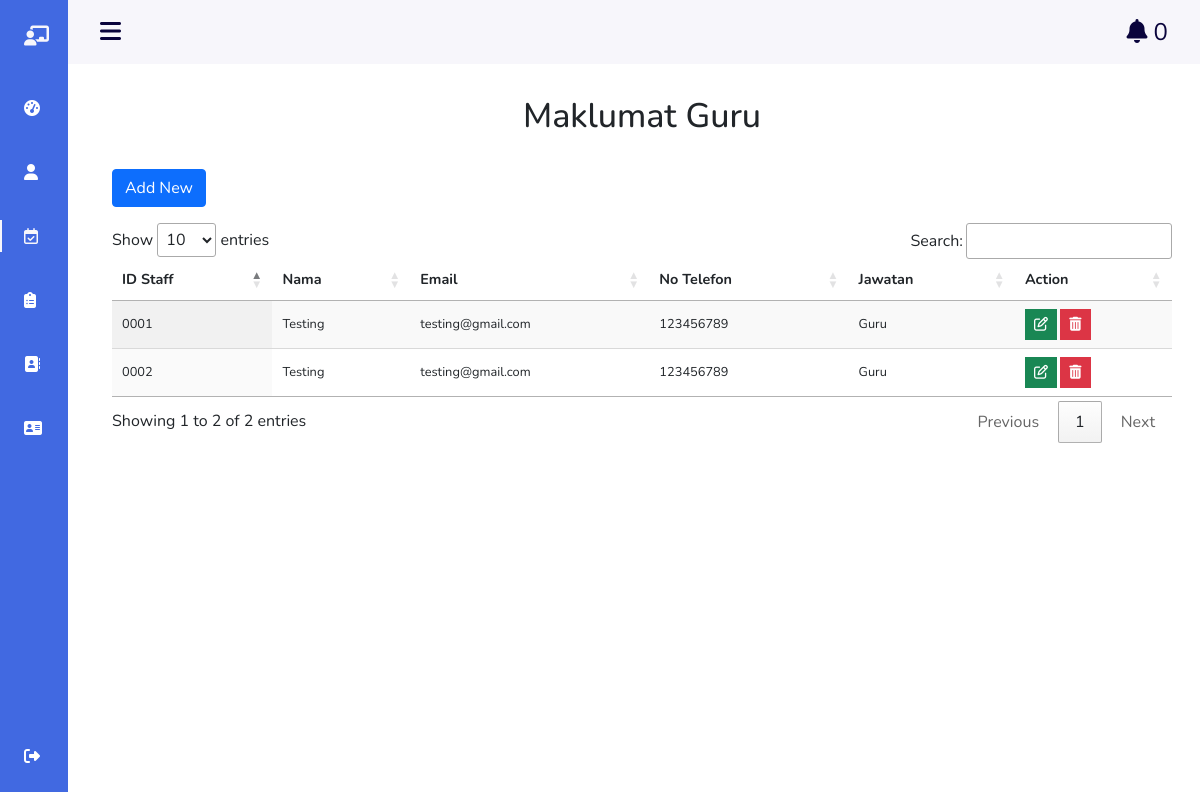
The app's page /Admin/Maklumatguru.php with its own data.
### tables this page shows
CREATE TABLE IF NOT EXISTS `profile` (
  `id` int(11) NOT NULL AUTO_INCREMENT,
  `users_id` int(11) DEFAULT NULL,
  `name` varchar(255) NOT NULL,
  `email` varchar(75) NOT NULL,
  `phone` int(11) NOT NULL,
  `nama_tadika` varchar(50) DEFAULT NULL,
  `no_tadika` varchar(50) DEFAULT NULL,
  `jawatan` varchar(50) DEFAULT NULL,
  `alamat` varchar(50) DEFAULT NULL,
  PRIMARY KEY (`id`)
);

### Admin/Maklumatguru.php (the view, shortened to what this page needs)
<?php
$username="root";
$password="";
$hostname = "localhost";
$dbhandle = mysqli_connect($hostname, $username, $password)
or die("Unable to connect to MySQL");
$result = mysqli_query($dbhandle, "SELECT * FROM profile WHERE jawatan ='GURU'");
$value = mysqli_fetch_all($result);
$newStud = mysqli_query ($dbhandle, "SELECT * FROM students WHERE status = 'processing'");
$ttlStudent = mysqli_num_rows($newStud);
?>
<!DOCTYPE html>
<html lang="en">
    <head>
        <link rel="stylesheet" href="<?php echo 'http://'.$_SERVER['SERVER_NAME'] ?>/kindergarten-system/src/text.css">
        <link rel="stylesheet" href="https://cdn.jsdelivr.net/gh/lykmapipo/themify-icons@0.1.2/css/themify-icons.css">
        <link href="https://cdn.jsdelivr.net/npm/bootstrap@5.0.0-beta3/dist/css/bootstrap.min.css" rel="stylesheet">
        <link rel="stylesheet" href="<?php echo 'http://'.$_SERVER['SERVER_NAME'] ?>/kindergarten-system/src/text.css">
        <link rel="stylesheet" type="text/css" href="https://cdn.datatables.net/1.10.24/css/jquery.dataTables.css">
        <link rel="stylesheet" href="https://cdn.jsdelivr.net/gh/lykmapipo/themify-icons@0.1.2/css/themify-icons.css">
    </head>
<body id="body-pd">
    <header class="header" id="header">
            <div class="header__toggle">
                <i class="fas fa-bars" id="header-toggle"></i>
			</div>
            <div class="header__toggle notification_toggle">
              <i class="fas fa-bell" id="header-notification"></i>
              <?= $ttlStudent ?>
            </div>
        </header>
<div class="l-navbar" id="nav-bar">
            <nav class="nav">
                <div>
                    <a href="#" class="nav__logo">
                        <i class="fas fa-chalkboard-teacher nav__logo-icon"></i>
                    </a>
                    <div class="nav__list">
                        <a href="user.php" class="nav__link">
                        <i class="fas fa-tachometer-alt"></i>
                        </a>
                        <a href="Adminprofile.php" class="nav__link">
                        <i class="fas fa-user"></i>
                        </a>
                        <a href="Maklumatguru.php" class="nav__link active">
                            <i class="far fa-calendar-check"></i>
                        </a>
                        <div class="nav__link dropdown-btn">
                            <i class="fas fa-clipboard-list"></i>
                        </div>
                        <a href="status pendaftaran.php" class="nav__link">
                            <i class="fas fa-address-book"></i>
                        </a>
                    </div>
                    <a href="maklumat murid.php" class="nav__link">
                            <i class="fas fa-address-card"></i>
                        </a>
                </div>
                <a href="logout.php" class="nav__link">
                    <i class="fas fa-sign-out-alt"></i>
                </a>
            </nav>
        </div>
        <h1>Maklumat Guru</h1>
            <br>
        <div class="container">
            <div class="row clearfix">
            	<div class="col-md-12 table-responsive">
                    <p>
                      <a class="btn btn-primary" data-bs-toggle="collapse" href="#collapseExample" role="button" aria-expanded="false" aria-controls="collapseExample">
                        Add New
                      </a>
                    </p>
                    <table id="table_id" class="display">
                        <thead>
                            <tr>
                                <th>ID Staff</th>
                                <th>Nama</th>
                                <th>Email</th>
                                <th>No Telefon</th>
                                <th>Jawatan</th>
                                <th>Action</th>
                            </tr>
                        </thead>
                        <tbody>
                            <?php
                                foreach($value as $data){
                                    if($data[1] == ''){
                                      $staffID = str_pad($data[0], 4, '0', STR_PAD_RIGHT);
                                    } else{
                                      $staffID = str_pad($data[1], 4, '0', STR_PAD_LEFT);
                                    }
                                    echo "<tr>";
                                    echo "<td>".$staffID."</td>";
                                    echo "<td>".$data[2]."</td>";
                                    echo "<td>".$data[3]."</td>";
                                    echo "<td>".$data[4]."</td>";
                                    echo "<td>".$data[7]."</td>";
                                    echo '<td>
                                            <button class="btn btn-success btn-sm rounded-0 edit_data" type="button" data-toggle="tooltip" data-placement="top" title="Edit" data-bs-toggle="modal" data-bs-target="#editModal" data-user-id="'.$data[0].'"><i class="fa fa-edit"></i></button>
                                            <button class="btn btn-danger btn-sm rounded-0 delete_data" type="button" data-toggle="tooltip" data-placement="top" title="Delete" data-bs-toggle="modal" data-bs-target="#deleteModal" data-user-id="'.$data[0].'"><i class="fa fa-trash"></i></button>
                                        </td>';
                                    echo "</tr>";
                                }
                            ?>
                        </tbody>
                    </table>
        		</div>
        	</div>
        </div>
    </body>
</html>

### src/text.css (style rules this page uses)
*,::before,::after { box-sizing: border-box; }
body { position: relative; margin: 3rem 0 0 0; padding: 0 1rem; font-family: 'Nunito', sans-serif; font-size: 1rem; transition: .5s; }
a { text-decoration: none; }
.dropdown-btn { cursor:pointer; }
.header { width:100%; height: 3rem; position:fixed; top:0; left:0; display:flex; align-items:center; justify-content:space-between; padding:0 1rem; background-color:#F7F6FB; z-index: 100; transition:.5s; }
.header__toggle { color: #0a043c; font-size: 1.5rem; cursor: pointer; }
.l-navbar { position:fixed; top:0; left:-30%; width: 68px; height:100vh; background-color: royalblue; padding:.5rem 1rem 0 0; transition:.5s; z-index: 100; }
.nav { height:100%; display:flex; flex-direction: column; justify-content:space-between; overflow:hidden; }
.nav__logo,.nav__link { display:grid; grid-template-columns: max-content max-content; align-items:center; column-gap: 1rem; padding:.5rem 0 .5rem 1.5rem; }
.nav__logo { margin-bottom:2rem; }
.nav__logo-icon { font-size: 1.25rem; color:#F7F6FB; }
.nav__link { position:relative; color: white; margin-bottom:1.5rem; transition:.3s; }
.active { color:#F7F6FB; }
.active::before { content:''; position:absolute; left:0; width:2px; height:32px; background-color: #F7F6FB; }
h1 { padding:2rem 0 0; text-align: center; font-size: 34px; }
p { color:#333; line-height: 1.6; }
@media screen and (min-width:768px) { body { margin:calc(3rem + 1rem) 0 0 0; padding-left:calc(68px + 2rem); } }
@media screen and (min-width:768px) { .header { height:calc(3rem + 1rem); padding:0 2rem 0 calc(68px + 2rem); } }
@media screen and (min-width:768px) { .l-navbar { left:0; padding:1rem 1rem 0 0; } }
th, td { font-size: .9rem; padding: 1rem 1rem; color: var(--color-dark); }
td { font-size: .8rem; }
tbody tr:nth-child(even) { background: #f9fafc; }
.table-responsive { overflow-x: auto; }

### records on screen
profile: users "0001", name "Testing", email "testing@gmail.com", phone "123456789", jawatan "Guru"
profile: users "0002", name "Testing", email "testing@gmail.com", phone "123456789", jawatan "Guru"

### other values on screen
$ttlStudent "0"
